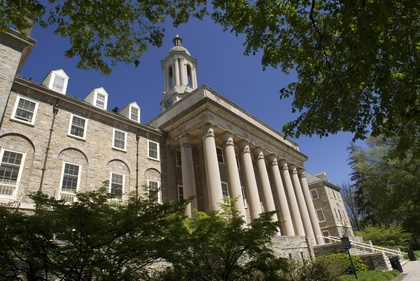
%> input picture oldmain6.jpg, 420 x 281 px, shrunk from 2048 x 1371 before the run
$ octave eightpointprecanned.m   (GNU Octave 9; MATLAB toolbox functions it lacks are replaced by stand-ins)
%> lines starting %> are read from the running program, lines starting %| are printed output that depends on the picture
%> further down, im is the input picture: size 281x420x3 uint8; mean R, G, B 83.7, 86.2, 79.3
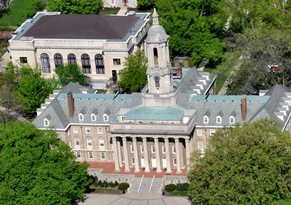
%> input picture oldmain5.jpg, 291 x 205 px, shrunk from 1418 x 1000 before the run
%> further down, im2 is the input picture: size 205x291x3 uint8; mean R, G, B 115.4, 122.7, 94.4
### eightpoint.m

%eight point algorithm
%input:
%  im1 and im2
%  optional: pts1, pts2 - matching points previously selected in both images
%returns estimated F matrix
%also returns points clicked in both images


function [F, pts1, pts2] = eightpoint(im, im2, pts1, pts2)


figure(1); imagesc(im); axis image; drawnow;
figure(2); imagesc(im2); axis image; drawnow;


if nargin > 2
    x1 = pts1(:,1);
    y1 = pts1(:,2);
else
    figure(1); imagesc(im); axis image; drawnow;
    [x1,y1] = getpts;
end
figure(1); imagesc(im); axis image; hold on
for i=1:length(x1)
   h=plot(x1(i),y1(i),'*'); set(h,'Color','g','LineWidth',2);
   text(x1(i),y1(i),sprintf('%d',i));
end
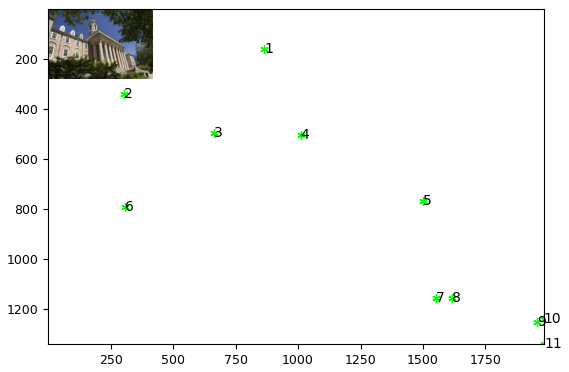
%> figure redrawn from the program's plot data
hold off
drawnow;

if nargin > 3
    x2 = pts2(:,1);
    y2 = pts2(:,2);
else
    figure(2); imagesc(im2); axis image; drawnow;
    [x2,y2] = getpts;
end
figure(2); imagesc(im2); axis image; hold on
for i=1:length(x2)
   h=plot(x2(i),y2(i),'*'); set(h,'Color','g','LineWidth',2);
   text(x2(i),y2(i),sprintf('%d',i));
end
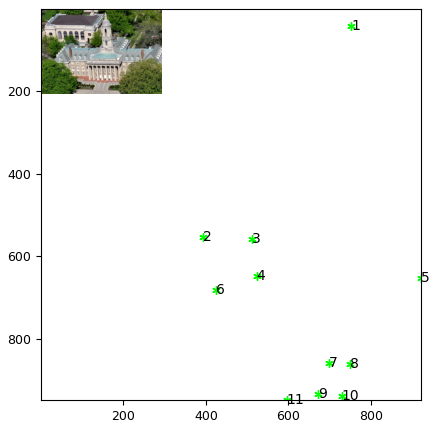
%> figure redrawn from the program's plot data
hold off
drawnow;

%do Hartley preconditioning
savx1 = x1; savy1 = y1; savx2 = x2; savy2 = y2;
mux = mean(x1);
muy = mean(y1);
stdxy = (std(x1)+std(y1))/2;
T1 = [1 0 -mux; 0 1 -muy; 0 0 stdxy]/stdxy;
nx1 = (x1-mux)/stdxy;
ny1 = (y1-muy)/stdxy;
mux = mean(x2);
muy = mean(y2);
stdxy = (std(x2)+std(y2))/2;
T2 = [1 0 -mux; 0 1 -muy; 0 0 stdxy]/stdxy;
nx2 = (x2-mux)/stdxy;
ny2 = (y2-muy)/stdxy;

A = [];
for i=1:length(nx1);
    A(i,:) = [nx1(i)*nx2(i) nx1(i)*ny2(i) nx1(i) ny1(i)*nx2(i) ny1(i)*ny2(i) ny1(i) nx2(i) ny2(i) 1];
end
%get eigenvector associated with smallest eigenvalue of A' * A
[u,d] = eigs(A' * A,1,'SM');
F = reshape(u,3,3);

%make F rank 2
oldF = F;
[U,D,V] = svd(F);
D(3,3) = 0;
F = U * D * V';

%unnormalize F to undo the effects of Hartley preconditioning
F = T2' * F * T1;

colors =  'bgrcmykbgrcmykbgrcmykbgrcmykbgrcmykbgrcmykbgrcmyk';
%overlay epipolar lines on im2
L = F * [x1' ; y1'; ones(size(x1'))];
[nr,nc,nb] = size(im2);
%> nr = 205; nc = 291; nb = 3
figure(2); clf; imagesc(im2); axis image;
hold on; plot(x2,y2,'*'); hold off
for i=1:length(L)
    a = L(1,i); b = L(2,i); c=L(3,i);
    if (abs(a) > (abs(b)))
       ylo=0; yhi=nr;
       xlo = (-b * ylo - c) / a;
       xhi = (-b * yhi - c) / a;
       hold on
       h=plot([xlo; xhi],[ylo; yhi]);
       set(h,'Color',colors(i),'LineWidth',2);
       hold off
       drawnow;
    else
       xlo=0; xhi=nc;
       ylo = (-a * xlo - c) / b;
       yhi = (-a * xhi - c) / b;
       hold on
       h=plot([xlo; xhi],[ylo; yhi],'b');
       set(h,'Color',colors(i),'LineWidth',2);
       hold off
       drawnow;
    end
end
%> after the loop, h = -105.1; xlo = 0; ylo = 914.5
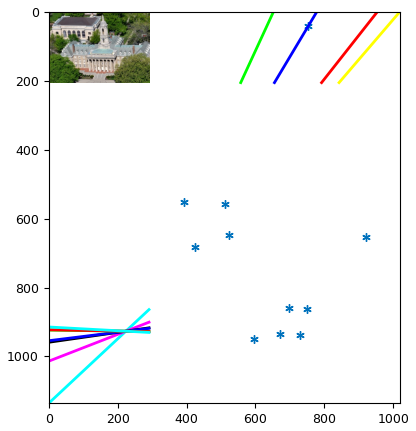
%> figure redrawn from the program's plot data


%overlay epipolar lines on im1
L = ([x2' ; y2'; ones(size(x2'))]' * F)' ;
[nr,nc,nb] = size(im);
%> nr = 281; nc = 420
figure(1); clf; imagesc(im); axis image;
hold on; plot(x1,y1,'*'); hold off
for i=1:length(L)
    a = L(1,i); b = L(2,i); c=L(3,i);
    if (abs(a) > (abs(b)))
       ylo=0; yhi=nr;
       xlo = (-b * ylo - c) / a;
       xhi = (-b * yhi - c) / a;
       hold on
       h=plot([xlo; xhi],[ylo; yhi],'b');
       set(h,'Color',colors(i),'LineWidth',2);
       hold off
       drawnow;
    else
       xlo=0; xhi=nc;
       ylo = (-a * xlo - c) / b;
       yhi = (-a * xhi - c) / b;
       hold on
       h=plot([xlo; xhi],[ylo; yhi],'b');
       set(h,'Color',colors(i),'LineWidth',2);
       hold off
       drawnow;
    end
end
%> after the loop, h = -87.75; ylo = 2689.8


for j=1:3
    for i=1:3
        fprintf('%10g ',10000*F(j,i));
    end
    fprintf('\n');
end

pts1 = [x1 y1];
pts2 = [x2 y2];

return

### eightpointprecanned.m

%test eight point algorithm

% precanned version using previously carefully clicked points!


%read in precanned points
load savepoints.mat
x1 = savx1; y1 = savy1; x2 = savx2; y2 = savy2;

im = imread('oldmain6.jpg');
im2 = imread('oldmain5.jpg');

F = eightpoint(im,im2,[x1 y1],[x2 y2]);
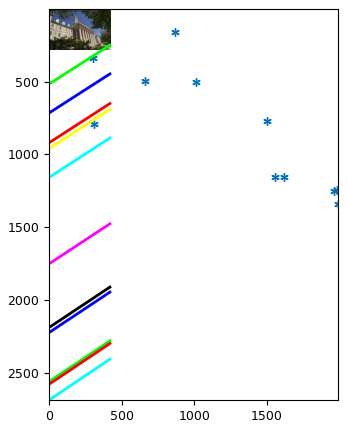
%> figure redrawn from the program's plot data
%> F = [1.1e-06 1.64e-06 -0.00413; -8.78e-07 -1.41e-06 -0.000757; 0.000568 0.000937 1.63]
